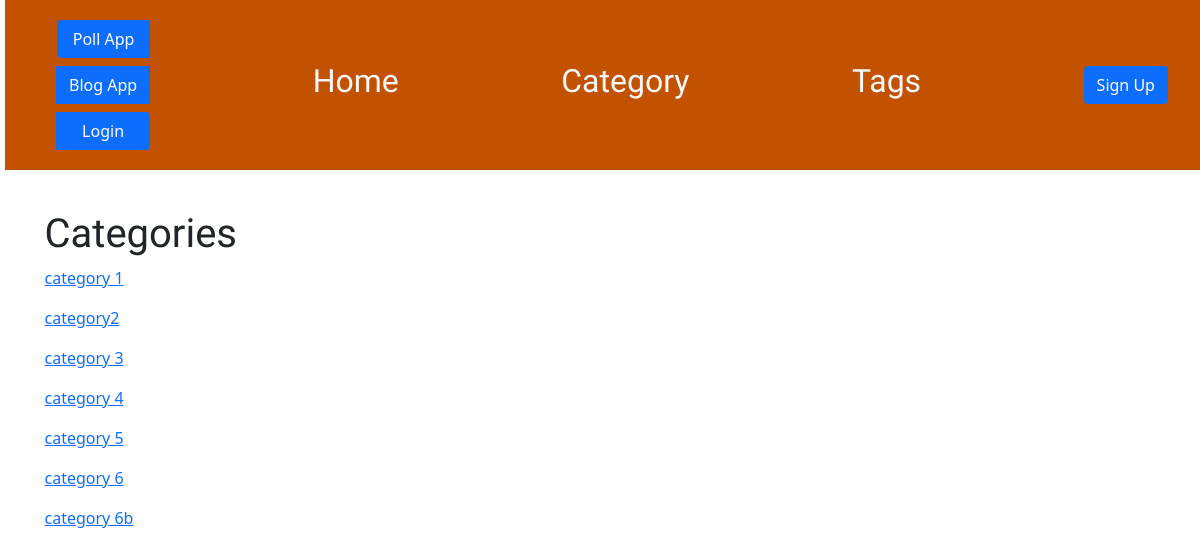
The page /blog/post/cat on the database its author committed.
### blog/models.py (models this page shows, shortened)
class Category(models.Model):
    title = models.CharField(max_length=100, unique= True)
    slug = AutoSlugField(populate_from="title", unique=True)

### blog/views.py (the view)
# urls.py: path('post/cat', views.cat_list, name='cat_list'),
def cat_list(request):
    categories = Category.objects.all()
    return render(request, 'blog/cat_list.html', {'categories':categories})

### blog/templates/blog/cat_list.html
{% extends 'blog/base.html' %}
{% block content %}
<h1>Categories</h1>
<div class="catContainer">
    {% for categorie in categories %}
    <a href="{% url 'blog:cat_post' category_slug=categorie.title %}">
        <p>
            {{categorie.title}}
        </p>
    </a>
    {% endfor %}
</div>
{% endblock %}

### blog/static/css/blog.css (style rules this page uses)
body { padding-left: 5px; }
h1, h2, h3, h4 { font-family: 'Lobster', cursive; }

### rows shown on the page
Category: title "category 1"
Category: title "category2"
Category: title "category 3"
Category: title "category 4"
Category: title "category 5"
Category: title "category 6"
Category: title "category 6b"
